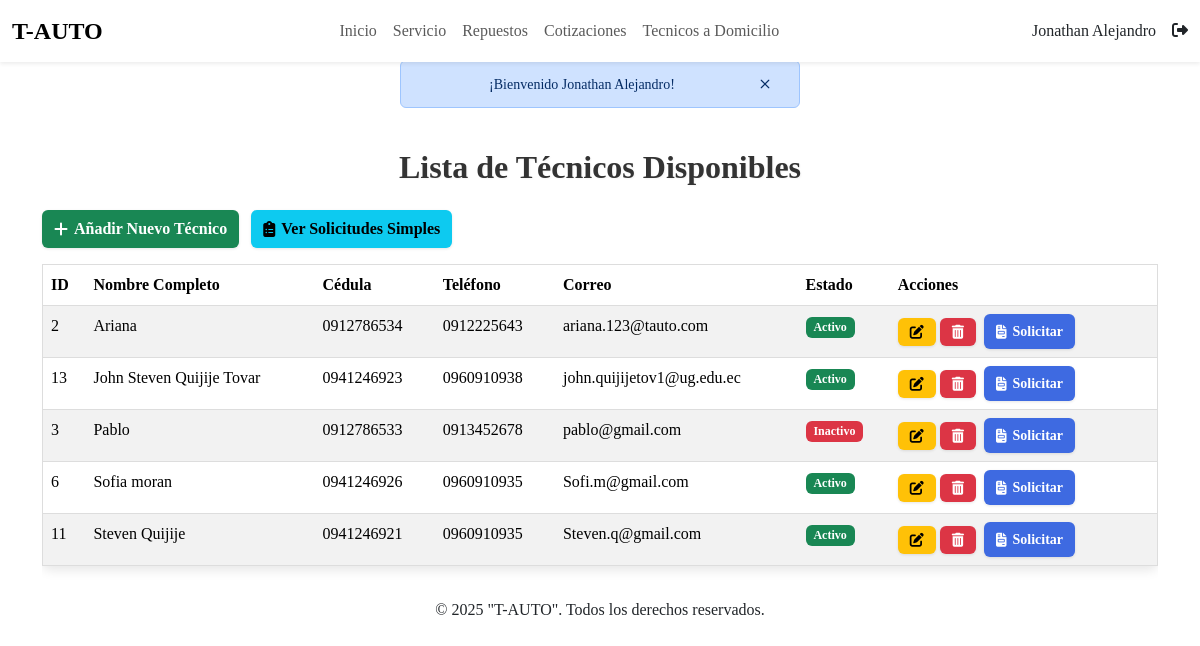
The app's page /index.php?c=Tecnico&f=listar (signed in) with its own data.
### tables this page shows
CREATE TABLE `usuarios` (
  `id_user` int(11) NOT NULL,
  `nombre` varchar(100) NOT NULL,
  `cedula` varchar(10) NOT NULL,
  `correo` varchar(100) NOT NULL,
  `telefono` varchar(10) DEFAULT NULL,
  `password` varchar(255) NOT NULL,
  `rol` int(11) NOT NULL,
  `estado` int(11) NOT NULL,
  `fecha_creacion` datetime DEFAULT current_timestamp(),
  `notificaciones` int(1) NOT NULL DEFAULT 0
);

### controller/TecnicoController.php (called while the page is built, shortened)
<?php
require_once 'config/Conexion.php';
require_once 'model/dto/Tecnico.php';
require_once 'model/dao/TecnicoDAO.php';
class TecnicoController {
    private $tecnicoDAO;
    public function __construct() {
        $this->tecnicoDAO = new TecnicoDAO();
    }
    public function listar() {
        $tecnicos = $this->tecnicoDAO->listarTecnicos();
        require_once 'view/tecnico/tecnico_list.php';
    }
}

### index.php (called while the page is built, shortened)
<?php
$funcion = (!empty($_REQUEST['f'])) ? htmlentities($_REQUEST['f']) : FUNCION_PRINCIPAL;
$cont = new $controlador();
$cont->$funcion();
?>

### config/Conexion.php (called while the page is built)
<?php
class Conexion {
    public static function getConexion() {
        $dsn = 'mysql:host=localhost;port=3306;dbname=' . DBNAME;
        $conexion = null;
        try {
            $conexion = new PDO($dsn, DBUSER, DBPASSWORD);
             $conexion->setAttribute(PDO::ATTR_ERRMODE, PDO::ERRMODE_EXCEPTION);
        } catch (Exception $e) {
            echo $e;
            die("error " . $e->getMessage());
        }
        return $conexion;
    }
}

### model/dao/TecnicoDAO.php (called while the page is built, shortened)
<?php
require_once 'config/Conexion.php';
require_once 'model/dto/Tecnico.php';
class TecnicoDAO {
    private $conexion;
    public function __construct() {
        $this->conexion = Conexion::getConexion();
    }
    public function listarTecnicos() {
        $sql = "SELECT u.id_user, u.nombre, u.cedula, u.correo, u.telefono, u.password, u.rol, u.estado, u.fecha_creacion, u.notificaciones
                FROM usuarios u
                WHERE u.rol = 2
                ORDER BY u.nombre ASC";
        try {
            $stmt = $this->conexion->prepare($sql);
            $stmt->execute();
            $result = $stmt->fetchAll(PDO::FETCH_ASSOC);
            $tecnicos = [];
            foreach ($result as $row) {
                $tecnico = new Tecnico(
                    $row['id_user'],
                    $row['nombre'],
                    $row['cedula'],
                    $row['correo'],
                    $row['telefono'],
                    $row['password'],
                    $row['rol'],
                    $row['estado'],
                    $row['fecha_creacion'],
                    $row['notificaciones']
                );
                $tecnicos[] = $tecnico;
            }
            return $tecnicos;
        } catch (PDOException $e) {
            error_log("Error al listar técnicos: " . $e->getMessage());
            return [];
        }
    }
}
?>

### model/dto/Tecnico.php (called while the page is built, shortened)
<?php
class Tecnico {
    private $id_user;
    private $nombre;
    private $cedula;
    private $correo;
    private $telefono;
    private $estado;
    public function __construct(
        $id_user = null, $nombre = null, $cedula = null, $correo = null,
        $telefono = null, $password = null, $rol = null, $estado = null,
        $fecha_creacion = null, $notificaciones = null
    ) {
        $this->id_user = $id_user;
        $this->nombre = $nombre;
        $this->cedula = $cedula;
        $this->correo = $correo;
        $this->telefono = $telefono;
        $this->estado = $estado;
    }
    public function getIdUser() { return $this->id_user; }
    public function getNombre() { return $this->nombre; }
    public function getCedula() { return $this->cedula; }
    public function getCorreo() { return $this->correo; }
    public function getTelefono() { return $this->telefono; }
    public function getEstado() { return $this->estado; }
}
?>

### view/tecnico/tecnico_list.php (the view, shortened to what this page needs)
<main id="contenedor">
    <div class="container mt-4">
        <h2 class="titulos_h2 text-center mb-4">Lista de Técnicos Disponibles</h2>
        <div class="mb-3 d-flex justify-content-between">
            <div>
                <a href="index.php?c=Tecnico&f=vista_registrar" class="btn btn-success me-2">
                    <i class="fa-solid fa-plus"></i> Añadir Nuevo Técnico
                </a>
                <a href="index.php?c=Tecnico&f=listar_solicitudes_simples" class="btn btn-info">
                    <i class="fa-solid fa-clipboard-list"></i> Ver Solicitudes Simples
                </a>
            </div>
        </div>
        <?php if (empty($tecnicos)): ?>
            <div class="alert alert-info text-center" role="alert">
                No hay técnicos registrados o disponibles en este momento.
            </div>
        <?php else: ?>
            <div class="table-responsive">
                <table class="table table-striped table-hover">
                    <thead>
                        <tr>
                            <th>ID</th>
                            <th>Nombre Completo</th>
                            <th>Cédula</th>
                            <th>Teléfono</th>
                            <th>Correo</th>
                            <th>Estado</th>
                            <th>Acciones</th>
                        </tr>
                    </thead>
                    <tbody>
                        <?php foreach ($tecnicos as $tec): ?>
                            <tr>
                                <td><?php echo htmlspecialchars($tec->getIdUser()); ?></td>
                                <td><?php echo htmlspecialchars($tec->getNombre()); ?></td>
                                <td><?php echo htmlspecialchars($tec->getCedula()); ?></td>
                                <td><?php echo htmlspecialchars($tec->getTelefono()); ?></td>
                                <td><?php echo htmlspecialchars($tec->getCorreo()); ?></td>
                                <td>
                                    <?php if ($tec->getEstado() == 1): ?>
                                        <span class="badge bg-success">Activo</span>
                                    <?php else: ?>
                                        <span class="badge bg-danger">Inactivo</span>
                                    <?php endif; ?>
                                </td>
                                <td>
                                    <a href="index.php?c=Tecnico&f=vista_actualizar&id=<?php echo $tec->getIdUser(); ?>" class="btn btn-warning btn-sm" title="Editar">
                                        <i class="fa-solid fa-edit"></i>
                                    </a>
                                    <a href="index.php?c=Tecnico&f=eliminar&id=<?php echo $tec->getIdUser(); ?>" class="btn btn-danger btn-sm" title="Desactivar" onclick="return confirm('¿Estás seguro de desactivar a este técnico?');">
                                        <i class="fa-solid fa-trash-alt"></i>
                                    </a>
                                    <a href="index.php?c=Tecnico&f=solicitar_tecnico_simple&id_tecnico=<?php echo $tec->getIdUser(); ?>" class="btn btn-primary btn-sm ms-1" title="Solicitar Servicio">
                                        <i class="fa-solid fa-file-invoice"></i> Solicitar
                                    </a>
                                </td>
                            </tr>
                        <?php endforeach; ?>
                    </tbody>
                </table>
            </div>
        <?php endif; ?>
    </div>
</main>

### assets/css/styles.css (style rules this page uses)
* { margin: 0; padding: 0; box-sizing: border-box; font-family: 'Times New Roman', Times, serif; }
.btn-primary { background-color: #3e6ae1; border: 1px solid #aaa; color: white; margin-right: 20px; }
.titulos_h2 { font-size: 2rem; margin-bottom: 1rem; color: #333; }
.titulos_h2 { font-size: 2rem; font-weight: 700; color: #333; text-shadow: 1px 1px 2px rgba(0,0,0,0.05); }
.table-responsive { overflow-x: auto; -webkit-overflow-scrolling: touch; }
.btn { padding: 7px 12px; font-size: 0.7 rem; font-weight: 600; border-radius: 6px; cursor: pointer; text-decoration: none; display: inline-flex; align-items: center; gap: 6px; border: none; transition: background-color 0.3s ease, transform 0.2s ease, box-shadow 0.3s ease; white-space: nowrap; box-shadow: 0 1px 3px rgba(0, 0, 0, 0.1); }
.table { max-height: 450px; overflow-y: auto; border-radius: 8px; box-shadow: 0 4px 12px rgba(0,0,0,0.1); border: 1px solid #ddd; }

### records on screen
usuarios: id_user "2", nombre "Ariana", cedula "0912786534", telefono "0912225643", correo "ariana.123@tauto.com", estado "Activo"
usuarios: id_user "13", nombre "John Steven Quijije Tovar", cedula "0941246923", telefono "0960910938", correo "john.quijijetov1@ug.edu.ec", estado "Activo"
usuarios: id_user "3", nombre "Pablo", cedula "0912786533", telefono "0913452678", correo "pablo@gmail.com", estado "Inactivo"
usuarios: id_user "6", nombre "Sofia moran", cedula "0941246926", telefono "0960910935", correo "Sofi.m@gmail.com", estado "Activo"
usuarios: id_user "11", nombre "Steven Quijije", cedula "0941246921", telefono "0960910935", correo "Steven.q@gmail.com", estado "Activo"

### other values on screen
$_SESSION['nombre'] "Jonathan Alejandro"
$_SESSION['mensaje'] "¡Bienvenido Jonathan Alejandro!"
